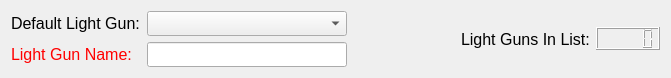
  <widget class="QWidget" name="">
   <property name="geometry">
    <rect>
     <x>12</x>
     <y>12</y>
     <width>671</width>
     <height>64</height>
    </rect>
   </property>
   <layout class="QHBoxLayout" name="horizontalLayout_4">
    <item>
     <layout class="QVBoxLayout" name="verticalLayout">
      <item>
       <layout class="QHBoxLayout" name="horizontalLayout">
        <item>
         <widget class="QLabel" name="label">
          <property name="sizePolicy">
           <sizepolicy hsizetype="Fixed" vsizetype="Fixed">
            <horstretch>0</horstretch>
            <verstretch>0</verstretch>
           </sizepolicy>
          </property>
          <property name="minimumSize">
           <size>
            <width>130</width>
            <height>25</height>
           </size>
          </property>
          <property name="maximumSize">
           <size>
            <width>130</width>
            <height>25</height>
           </size>
          </property>
          <property name="baseSize">
           <size>
            <width>130</width>
            <height>25</height>
           </size>
          </property>
          <property name="font">
           <font>
            <pointsize>12</pointsize>
           </font>
          </property>
          <property name="layoutDirection">
           <enum>Qt::LayoutDirection::LeftToRight</enum>
          </property>
          <property name="text">
           <string>Default Light Gun:</string>
          </property>
          <property name="alignment">
           <set>Qt::AlignmentFlag::AlignLeading|Qt::AlignmentFlag::AlignLeft|Qt::AlignmentFlag::AlignVCenter</set>
          </property>
          <property name="buddy">
           <cstring>defaultLightGunComboBox</cstring>
          </property>
         </widget>
        </item>
        <item>
         <widget class="QComboBox" name="defaultLightGunComboBox">
          <property name="sizePolicy">
           <sizepolicy hsizetype="Fixed" vsizetype="Fixed">
            <horstretch>0</horstretch>
            <verstretch>0</verstretch>
           </sizepolicy>
          </property>
          <property name="minimumSize">
           <size>
            <width>200</width>
            <height>25</height>
           </size>
          </property>
          <property name="maximumSize">
           <size>
            <width>200</width>
            <height>25</height>
           </size>
          </property>
          <property name="baseSize">
           <size>
            <width>200</width>
            <height>25</height>
           </size>
          </property>
          <property name="font">
           <font>
            <pointsize>10</pointsize>
           </font>
          </property>
          <property name="maxVisibleItems">
           <number>14</number>
          </property>
         </widget>
        </item>
       </layout>
      </item>
      <item>
       <layout class="QHBoxLayout" name="horizontalLayout_2">
        <item>
         <widget class="QLabel" name="nameLabel">
          <property name="sizePolicy">
           <sizepolicy hsizetype="Fixed" vsizetype="Fixed">
            <horstretch>0</horstretch>
            <verstretch>0</verstretch>
           </sizepolicy>
          </property>
          <property name="minimumSize">
           <size>
            <width>120</width>
            <height>25</height>
           </size>
          </property>
          <property name="maximumSize">
           <size>
            <width>120</width>
            <height>25</height>
           </size>
          </property>
          <property name="baseSize">
           <size>
            <width>120</width>
            <height>25</height>
           </size>
          </property>
          <property name="font">
           <font>
            <pointsize>12</pointsize>
           </font>
          </property>
          <property name="styleSheet">
           <string notr="true">color: red;</string>
          </property>
          <property name="text">
           <string>Light Gun Name:</string>
          </property>
          <property name="alignment">
           <set>Qt::AlignmentFlag::AlignLeading|Qt::AlignmentFlag::AlignLeft|Qt::AlignmentFlag::AlignVCenter</set>
          </property>
          <property name="buddy">
           <cstring>lightGunNameLineEdit</cstring>
          </property>
         </widget>
        </item>
        <item>
         <spacer name="horizontalSpacer">
          <property name="orientation">
           <enum>Qt::Orientation::Horizontal</enum>
          </property>
          <property name="sizeType">
           <enum>QSizePolicy::Policy::Fixed</enum>
          </property>
          <property name="sizeHint" stdset="0">
           <size>
            <width>10</width>
            <height>25</height>
           </size>
          </property>
         </spacer>
        </item>
        <item>
         <widget class="QLineEdit" name="lightGunNameLineEdit">
          <property name="sizePolicy">
           <sizepolicy hsizetype="Fixed" vsizetype="Fixed">
            <horstretch>0</horstretch>
            <verstretch>0</verstretch>
           </sizepolicy>
          </property>
          <property name="minimumSize">
           <size>
            <width>200</width>
            <height>25</height>
           </size>
          </property>
          <property name="maximumSize">
           <size>
            <width>200</width>
            <height>25</height>
           </size>
          </property>
          <property name="baseSize">
           <size>
            <width>200</width>
            <height>25</height>
           </size>
          </property>
          <property name="font">
           <font>
            <pointsize>10</pointsize>
           </font>
          </property>
          <property name="alignment">
           <set>Qt::AlignmentFlag::AlignRight|Qt::AlignmentFlag::AlignTrailing|Qt::AlignmentFlag::AlignVCenter</set>
          </property>
         </widget>
        </item>
       </layout>
      </item>
     </layout>
    </item>
    <item>
     <layout class="QHBoxLayout" name="horizontalLayout_3">
      <item>
       <spacer name="horizontalSpacer_2">
        <property name="orientation">
         <enum>Qt::Orientation::Horizontal</enum>
        </property>
        <property name="sizeHint" stdset="0">
         <size>
          <width>60</width>
          <height>20</height>
         </size>
        </property>
       </spacer>
      </item>
      <item>
       <widget class="QLabel" name="label_24">
        <property name="font">
         <font>
          <pointsize>12</pointsize>
         </font>
        </property>
        <property name="text">
         <string>Light Guns In List:</string>
        </property>
        <property name="alignment">
         <set>Qt::AlignmentFlag::AlignLeading|Qt::AlignmentFlag::AlignLeft|Qt::AlignmentFlag::AlignVCenter</set>
        </property>
       </widget>
      </item>
      <item>
       <widget class="QLCDNumber" name="lgLCDNumber">
        <property name="sizePolicy">
         <sizepolicy hsizetype="Fixed" vsizetype="Fixed">
          <horstretch>0</horstretch>
          <verstretch>0</verstretch>
         </sizepolicy>
        </property>
       </widget>
      </item>
     </layout>
    </item>
   </layout>
  </widget>
